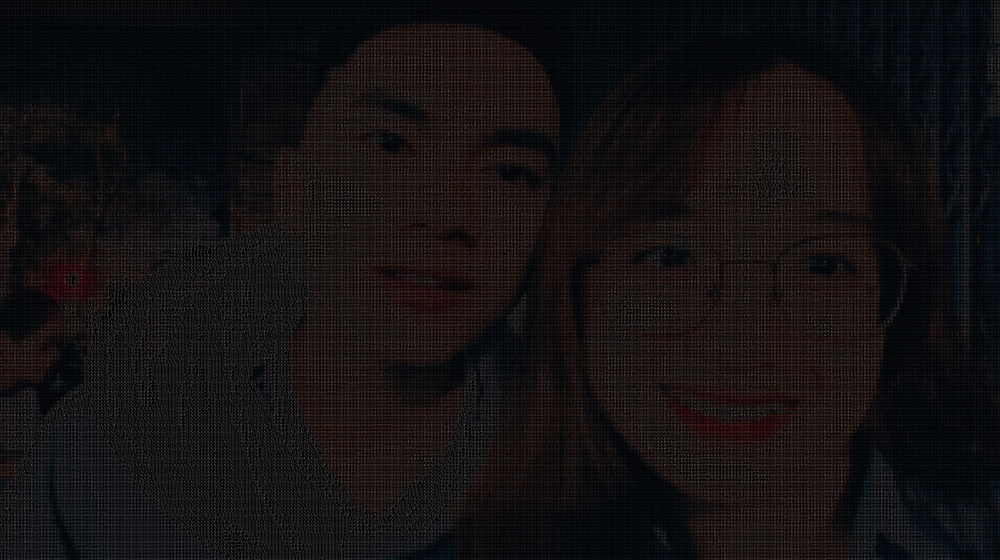
#> input picture data/output.jpg, 1000 x 560 px, shrunk from 3000 x 1680 before the run
$ python img2img.py --input data/output.jpg
#> lines starting #> are read from the running program, lines starting #| are printed output that depends on the picture
### utils.py
import numpy as np
from PIL import Image, ImageFont, ImageDraw, ImageOps


def sort_chars(char_list, font, language):
#> called with language = 'english'
    if language == "chinese":
        char_width, char_height = font.getsize("制")
    elif language == "korean":
        char_width, char_height = font.getsize("ㅊ")
    elif language == "japanese":
        char_width, char_height = font.getsize("あ")
    elif language in ["english", "german", "french", "spanish", "italian", "portuguese", "polish"]:
        char_width, char_height = font.getsize("A")
    elif language == "russian":
        char_width, char_height = font.getsize("A")
    num_chars = min(len(char_list), 100)
    out_width = char_width * len(char_list)
    out_height = char_height
    out_image = Image.new("L", (out_width, out_height), 255)
#> out_image: PIL image 624x19 L; every value is 255
    draw = ImageDraw.Draw(out_image)
    draw.text((0, 0), char_list, fill=0, font=font)
    cropped_image = ImageOps.invert(out_image).getbbox()
#> cropped_image = (0, 3, 624, 19)
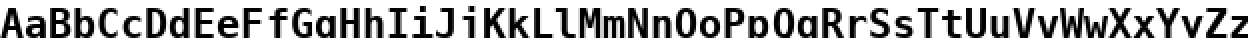
#> out_image: PIL image 624x19 L (shown 2 times larger); min 0, max 255, mean 172.6
    out_image = out_image.crop(cropped_image)
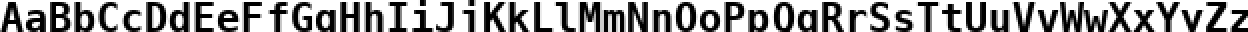
#> out_image: PIL image 624x16 L (shown 2 times larger); min 0, max 255, mean 157.1
    brightness = [np.mean(np.array(out_image)[:, 10 * i:10 * (i + 1)]) for i in range(len(char_list))]
#> brightness = 52 values, max 226.7 at index 27, min 94.9 at index 29, mean 156.9
    char_list = list(char_list)
    zipped_lists = zip(brightness, char_list)
    zipped_lists = sorted(zipped_lists)
#> zipped_lists = 52 items, first 6: (94.9, 'o'), (105.9, 'i'), (111.1, 'u'), (117.5, 'b'), (118.5, 'e'), (124.9, 'B')
    result = ""
    counter = 0
    incremental_step = (zipped_lists[-1][0] - zipped_lists[0][0]) / num_chars
#> incremental_step = 2.54
    current_value = zipped_lists[0][0]
#> current_value = 94.9
    for value, char in zipped_lists:
        if value >= current_value:
            result += char
            counter += 1
            current_value += incremental_step
        if counter == num_chars:
            break
#> this loop made 52 passes
#> (value, char, result, current_value) on passes 1 to 12: (94.9, 'o', 'o', 97.44), (105.9, 'i', 'oi', 99.97), (111.1, 'u', 'oiu', 102.5), (117.5, 'b', 'oiub', 105), (118.5, 'e', 'oiube', 107.6), (124.9, 'B', 'oiubeB', 110.1), (127, 'M', 'oiubeBM', 112.6), (128, 'p', 'oiubeBMp', 115.2), (129.6, 'A', 'oiubeBMpA', 117.7), (132, 'Q', 'oiubeBMpAQ', 120.3), (139.2, 'y', 'oiubeBMpAQy', 122.8), (147.1, 'E', 'oiubeBMpAQyE', 125.3)
#> (value, char) on passes 26, 28, 30, 32, 33, 35: (157.7, 'P'), (160.8, 'Z'), (163.2, 'h'), (164, 'x'), (165.8, 'X'), (166.7, 's')
#> after the loop, counter = 38; current_value = 191.2
    if result[-1] != zipped_lists[-1][1]:
        result += zipped_lists[-1][1]
    return result


def get_data(language, mode):
    if language == "general":
        from alphabets import GENERAL as character
        font = ImageFont.truetype("fonts/DejaVuSansMono-Bold.ttf", size=20)
        sample_character = "A"
        scale = 2
    elif language == "english":
        from alphabets import ENGLISH as character
        font = ImageFont.truetype("fonts/DejaVuSansMono-Bold.ttf", size=20)
        sample_character = "A"
        scale = 2
    elif language == "german":
        from alphabets import GERMAN as character
        font = ImageFont.truetype("fonts/DejaVuSansMono-Bold.ttf", size=20)
        sample_character = "A"
        scale = 2
    elif language == "french":
        from alphabets import FRENCH as character
        font = ImageFont.truetype("fonts/DejaVuSansMono-Bold.ttf", size=20)
        sample_character = "A"
        scale = 2
    elif language == "italian":
        from alphabets import ITALIAN as character
        font = ImageFont.truetype("fonts/DejaVuSansMono-Bold.ttf", size=20)
        sample_character = "A"
        scale = 2
    elif language == "polish":
        from alphabets import POLISH as character
        font = ImageFont.truetype("fonts/DejaVuSansMono-Bold.ttf", size=20)
        sample_character = "A"
        scale = 2
    elif language == "portuguese":
        from alphabets import PORTUGUESE as character
        font = ImageFont.truetype("fonts/DejaVuSansMono-Bold.ttf", size=20)
        sample_character = "A"
        scale = 2
    elif language == "spanish":
        from alphabets import SPANISH as character
        font = ImageFont.truetype("fonts/DejaVuSansMono-Bold.ttf", size=20)
        sample_character = "A"
        scale = 2
    elif language == "russian":
        from alphabets import RUSSIAN as character
        font = ImageFont.truetype("fonts/DejaVuSansMono-Bold.ttf", size=20)
        sample_character = "Ш"
        scale = 2
    elif language == "chinese":
        from alphabets import CHINESE as character
        font = ImageFont.truetype("fonts/simsun.ttc", size=10)
        sample_character = "制"
        scale = 1
    elif language == "korean":
        from alphabets import KOREAN as character
        font = ImageFont.truetype("fonts/arial-unicode.ttf", size=10)
        sample_character = "ㅊ"
        scale = 1
    elif language == "japanese":
        from alphabets import JAPANESE as character
        font = ImageFont.truetype("fonts/arial-unicode.ttf", size=10)
        sample_character = "お"
        scale = 1
    else:
        print("Invalid language")
        return None, None, None, None
    try:
        if len(character) > 1:
            char_list = character[mode]
        else:
            char_list = character["standard"]
    except:
        print("Invalid mode for {}".format(language))
        return None, None, None, None
    if language != "general":
        char_list = sort_chars(char_list, font, language)
#> char_list = 'oiubeBMpAQyERUmNSrTGJfdtjIczLHkYFDlvKn'

    return char_list, font, sample_character, scale

### img2img.py
import argparse
import cv2
import numpy as np
from PIL import Image, ImageDraw, ImageOps
from utils import get_data


def get_args():
    parser = argparse.ArgumentParser("Image to ASCII")
    parser.add_argument("--input", type=str, default="data/input.jpg", help="Path to input image")
    parser.add_argument("--output", type=str, default="data/output.jpg", help="Path to output text file")
    parser.add_argument("--language", type=str, default="english")
    parser.add_argument("--mode", type=str, default="standard")
    parser.add_argument("--background", type=str, default="black", choices=["black", "white"],
                        help="background's color")
    parser.add_argument("--num_cols", type=int, default=300, help="number of character for output's width")
    args = parser.parse_args()
    return args


def main(opt):
    if opt.background == "white":
        bg_code = 255
    else:
        bg_code = 0
    char_list, font, sample_character, scale = get_data(opt.language, opt.mode)
#> char_list = 'oiubeBMpAQyERUmNSrTGJfdtjIczLHkYFDlvKn'; sample_character = 'A'; scale = 2
    num_chars = len(char_list)
#> num_chars = 38
    num_cols = opt.num_cols
    image = cv2.imread(opt.input)
#> image is the input picture: shape (560, 1000, 3); mean B, G, R 18, 17.1, 19.9
    image = cv2.cvtColor(image, cv2.COLOR_BGR2GRAY)
#> image: shape (560, 1000)
    height, width = image.shape
#> height = 560; width = 1000
    cell_width = width / opt.num_cols
#> cell_width = 3.33
    cell_height = scale * cell_width
#> cell_height = 6.67
    num_rows = int(height / cell_height)
#> num_rows = 84
    if num_cols > width or num_rows > height:
        print("Too many columns or rows. Use default setting")
        cell_width = 6
        cell_height = 12
        num_cols = int(width / cell_width)
        num_rows = int(height / cell_height)
    char_width, char_height = font.getsize(sample_character)
#> char_width = 12; char_height = 19
    out_width = char_width * num_cols
#> out_width = 3600
    out_height = scale * char_height * num_rows
#> out_height = 3192
    out_image = Image.new("L", (out_width, out_height), bg_code)
#> out_image: PIL image 3600x3192 L; every value is 0
    draw = ImageDraw.Draw(out_image)
    for i in range(num_rows):
        line = "".join([char_list[min(int(np.mean(image[int(i * cell_height):min(int((i + 1) * cell_height), height),
                                                  int(j * cell_width):min(int((j + 1) * cell_width),
                                                                          width)]) / 255 * num_chars), num_chars - 1)]
                        for j in
                        range(num_cols)]) + "\n"
        draw.text((0, i * char_height), line, fill=255 - bg_code, font=font)

    if opt.background == "white":
        cropped_image = ImageOps.invert(out_image).getbbox()
    else:
        cropped_image = out_image.getbbox()
#> cropped_image = (0, 3, 3600, 1596)
    out_image = out_image.crop(cropped_image)
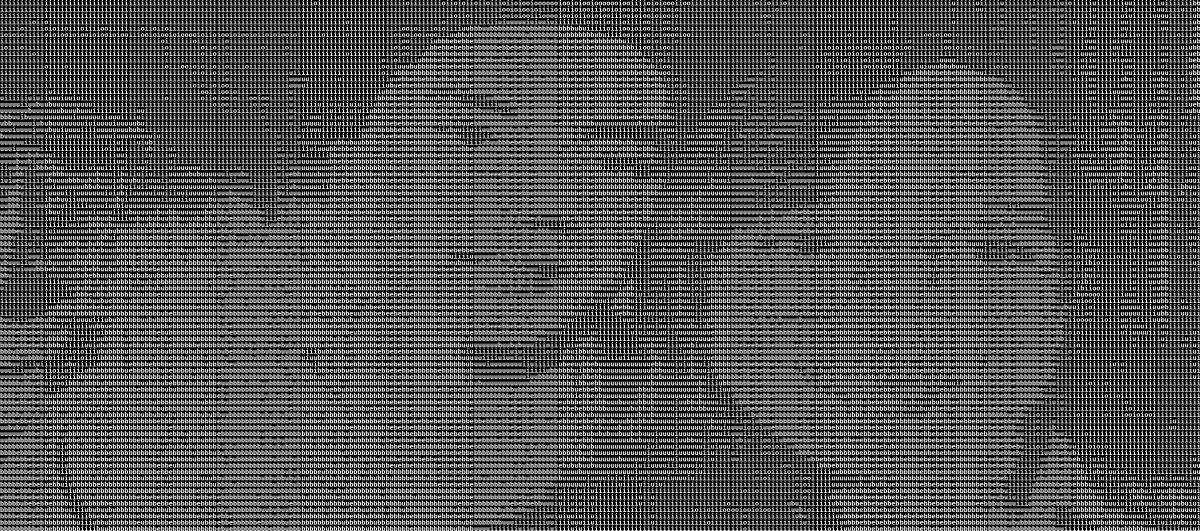
#> out_image: PIL image 3600x1593 L (shown at 1/3 size); min 0, max 255, mean 81.1
    out_image.save(opt.output)


if __name__ == '__main__':
    opt = get_args()
    main(opt)
